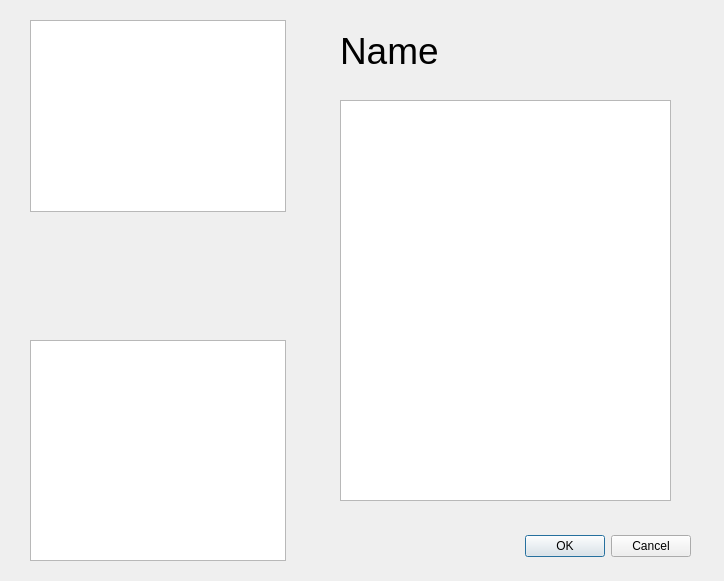
<?xml version="1.0" encoding="UTF-8"?>
<ui version="4.0">
 <class>UserPage</class>
 <widget class="QDialog" name="UserPage">
  <property name="geometry">
   <rect>
    <x>0</x>
    <y>0</y>
    <width>724</width>
    <height>581</height>
   </rect>
  </property>
  <property name="windowTitle">
   <string>Dialog</string>
  </property>
  <widget class="QDialogButtonBox" name="buttonBox">
   <property name="geometry">
    <rect>
     <x>350</x>
     <y>530</y>
     <width>341</width>
     <height>32</height>
    </rect>
   </property>
   <property name="orientation">
    <enum>Qt::Horizontal</enum>
   </property>
   <property name="standardButtons">
    <set>QDialogButtonBox::Cancel|QDialogButtonBox::Ok</set>
   </property>
  </widget>
  <widget class="QLabel" name="label">
   <property name="geometry">
    <rect>
     <x>340</x>
     <y>10</y>
     <width>221</width>
     <height>81</height>
    </rect>
   </property>
   <property name="font">
    <font>
     <pointsize>28</pointsize>
    </font>
   </property>
   <property name="text">
    <string>Name</string>
   </property>
  </widget>
  <widget class="QGraphicsView" name="graphicsView">
   <property name="geometry">
    <rect>
     <x>30</x>
     <y>20</y>
     <width>256</width>
     <height>192</height>
    </rect>
   </property>
  </widget>
  <widget class="QTextBrowser" name="textBrowser">
   <property name="geometry">
    <rect>
     <x>30</x>
     <y>340</y>
     <width>256</width>
     <height>221</height>
    </rect>
   </property>
  </widget>
  <widget class="QTextBrowser" name="textBrowser_2">
   <property name="geometry">
    <rect>
     <x>340</x>
     <y>100</y>
     <width>331</width>
     <height>401</height>
    </rect>
   </property>
  </widget>
 </widget>
 <resources/>
 <connections>
  <connection>
   <sender>buttonBox</sender>
   <signal>accepted()</signal>
   <receiver>UserPage</receiver>
   <slot>accept()</slot>
   <hints>
    <hint type="sourcelabel">
     <x>248</x>
     <y>254</y>
    </hint>
    <hint type="destinationlabel">
     <x>157</x>
     <y>274</y>
    </hint>
   </hints>
  </connection>
  <connection>
   <sender>buttonBox</sender>
   <signal>rejected()</signal>
   <receiver>UserPage</receiver>
   <slot>reject()</slot>
   <hints>
    <hint type="sourcelabel">
     <x>316</x>
     <y>260</y>
    </hint>
    <hint type="destinationlabel">
     <x>286</x>
     <y>274</y>
    </hint>
   </hints>
  </connection>
 </connections>
</ui>
